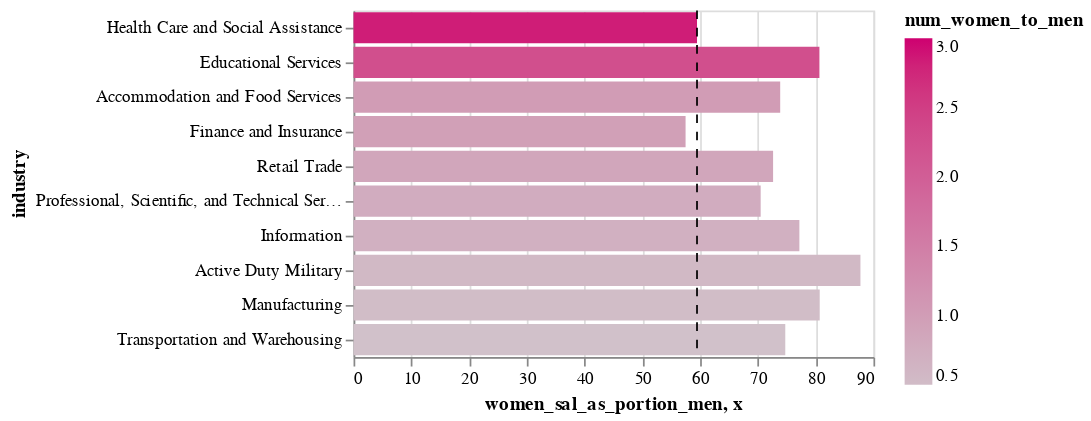

Notebook code cell kept with this figure:
### Code cell
(alt.Chart(top10_industries).mark_bar(filled =True).encode(
    alt.Y('industry').sort('-color'),
    alt.X('women_sal_as_portion_men'),
    color = alt.Color('num_women_to_men',  scale=alt.Scale(
            domain=[0.5,1,1.5,2, 2.5, 3], 
            range=['#D1BCC7','#D19DB6','#D17DA6','#D15E96','#D03E84'], 
            interpolate='hcl'
            ),
        )) + line)#.save("svgs/industry_portions_bar.svg")

### Figure 1 — Vega-Lite specification as saved in the notebook (floating-point values rounded to 4 significant figures)
{"config": {"view": {"continuousWidth": 300, "continuousHeight": 300}}, "layer": [{"data": {"name": "data-80323c698051e6d530d5c9e43b2ad7b2"}, "mark": {"type": "bar", "filled": true}, "encoding": {"color": {"field": "num_women_to_men", "scale": {"domain": [0.5, 1, 1.5, 2, 2.5, 3], "interpolate": "hcl", "range": ["#D1BCC7", "#D19DB6", "#D17DA6", "#D15E96", "#D03E84"]}, "type": "quantitative"}, "x": {"field": "women_sal_as_portion_men", "type": "quantitative"}, "y": {"field": "industry", "sort": "-color", "type": "nominal"}}}, {"data": {"name": "data-9514d5847394de81120b8792d8998926"}, "mark": {"type": "rule", "color": "black", "strokeDash": [5, 5]}, "encoding": {"x": {"field": "x", "type": "quantitative"}}}], "$schema": "https://vega.github.io/schema/vega-lite/v6.1.0.json", "datasets": {"data-80323c698051e6d530d5c9e43b2ad7b2": [{"industry": "Health Care and Social Assistance", "incwage_Female": 65110.0, "incwage_Male": 109500.0, "len_Female": 36663, "len_Male": 12912, "difference": 44400.0, "women_sal_as_portion_men": 59.46, "num_women_to_men": 2.84, "total_employees": 49575}, {"industry": "Professional, Scientific, and Technical Services", "incwage_Female": 100400.0, "incwage_Male": 142400.0, "len_Female": 18484, "len_Male": 24232, "difference": 42050.0, "women_sal_as_portion_men": 70.48, "num_women_to_men": 0.76, "total_employees": 42716}, {"industry": "Educational Services", "incwage_Female": 56600.0, "incwage_Male": 70180.0, "len_Female": 28056, "len_Male": 12445, "difference": 13580.0, "women_sal_as_portion_men": 80.65, "num_women_to_men": 2.25, "total_employees": 40501}, {"industry": "Retail Trade", "incwage_Female": 41110.0, "incwage_Male": 56600.0, "len_Female": 16048, "len_Male": 18829, "difference": 15490.0, "women_sal_as_portion_men": 72.63, "num_women_to_men": 0.85, "total_employees": 34877}, {"industry": "Manufacturing", "incwage_Female": 79420.0, "incwage_Male": 98410.0, "len_Female": 10312, "len_Male": 20852, "difference": 19000.0, "women_sal_as_portion_men": 80.7, "num_women_to_men": 0.49, "total_employees": 31164}, {"industry": "Accommodation and Food Services", "incwage_Female": 26970.0, "incwage_Male": 36510.0, "len_Female": 12731, "len_Male": 12421, "difference": 9544.0, "women_sal_as_portion_men": 73.86, "num_women_to_men": 1.02, "total_employees": 25152}, {"industry": "Finance and Insurance", "incwage_Female": 99890.0, "incwage_Male": 173800.0, "len_Female": 11961, "len_Male": 12436, "difference": 73890.0, "women_sal_as_portion_men": 57.48, "num_women_to_men": 0.96, "total_employees": 24397}, {"industry": "Transportation and Warehousing", "incwage_Female": 51280.0, "incwage_Male": 68610.0, "len_Female": 5661, "len_Male": 13769, "difference": 17330.0, "women_sal_as_portion_men": 74.74, "num_women_to_men": 0.41, "total_employees": 19430}, {"industry": "Active Duty Military", "incwage_Female": 85040.0, "incwage_Male": 96910.0, "len_Female": 4668, "len_Male": 8413, "difference": 11870.0, "women_sal_as_portion_men": 87.75, "num_women_to_men": 0.55, "total_employees": 13081}, {"industry": "Information", "incwage_Female": 95480.0, "incwage_Male": 123700.0, "len_Female": 4413, "len_Male": 6346, "difference": 28230.0, "women_sal_as_portion_men": 77.18, "num_women_to_men": 0.7, "total_employees": 10759}], "data-9514d5847394de81120b8792d8998926": [{"x": 59.46}]}}
